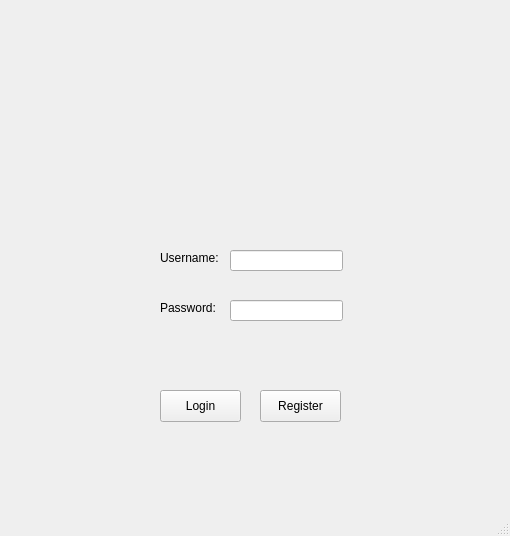
<?xml version="1.0" encoding="UTF-8"?>
<ui version="4.0">
 <class>MainWindow</class>
 <widget class="QMainWindow" name="MainWindow">
  <property name="geometry">
   <rect>
    <x>0</x>
    <y>0</y>
    <width>510</width>
    <height>536</height>
   </rect>
  </property>
  <property name="windowTitle">
   <string>MainWindow</string>
  </property>
  <widget class="QWidget" name="centralwidget">
   <widget class="QLabel" name="UsernameLabel">
    <property name="geometry">
     <rect>
      <x>160</x>
      <y>250</y>
      <width>71</width>
      <height>16</height>
     </rect>
    </property>
    <property name="text">
     <string>Username:</string>
    </property>
   </widget>
   <widget class="QLabel" name="PasswordLabel">
    <property name="geometry">
     <rect>
      <x>160</x>
      <y>300</y>
      <width>71</width>
      <height>16</height>
     </rect>
    </property>
    <property name="text">
     <string>Password:</string>
    </property>
   </widget>
   <widget class="QLineEdit" name="UsernameInput">
    <property name="geometry">
     <rect>
      <x>230</x>
      <y>250</y>
      <width>113</width>
      <height>21</height>
     </rect>
    </property>
   </widget>
   <widget class="QLineEdit" name="PasswordInput">
    <property name="geometry">
     <rect>
      <x>230</x>
      <y>300</y>
      <width>113</width>
      <height>21</height>
     </rect>
    </property>
    <property name="echoMode">
     <enum>QLineEdit::Password</enum>
    </property>
   </widget>
   <widget class="QPushButton" name="LoginButton">
    <property name="geometry">
     <rect>
      <x>160</x>
      <y>390</y>
      <width>81</width>
      <height>32</height>
     </rect>
    </property>
    <property name="text">
     <string>Login</string>
    </property>
   </widget>
   <widget class="QPushButton" name="RegisterButton">
    <property name="geometry">
     <rect>
      <x>260</x>
      <y>390</y>
      <width>81</width>
      <height>32</height>
     </rect>
    </property>
    <property name="text">
     <string>Register</string>
    </property>
   </widget>
   <widget class="QLabel" name="PixmapLabel">
    <property name="geometry">
     <rect>
      <x>140</x>
      <y>20</y>
      <width>211</width>
      <height>201</height>
     </rect>
    </property>
    <property name="text">
     <string/>
    </property>
   </widget>
  </widget>
  <widget class="QMenuBar" name="menubar">
   <property name="geometry">
    <rect>
     <x>0</x>
     <y>0</y>
     <width>510</width>
     <height>24</height>
    </rect>
   </property>
  </widget>
  <widget class="QStatusBar" name="statusbar"/>
 </widget>
 <resources/>
 <connections/>
</ui>
